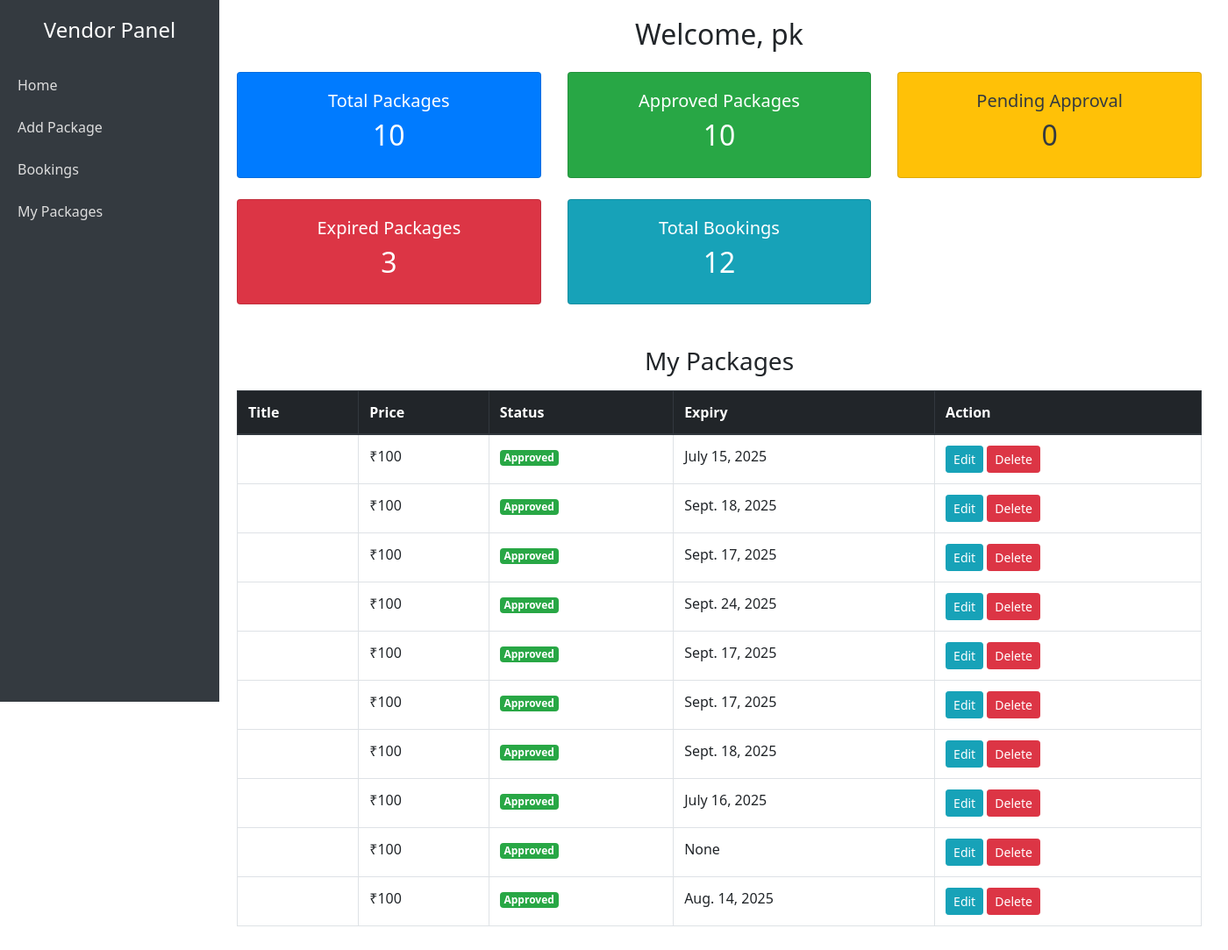
The app's page /vendor_dashboard/ (signed in) with its own data.
### trip/models.py (models this page shows, shortened)
class Package(models.Model):
    img = models.ImageField(upload_to='pic/')
    vendor = models.ForeignKey(User, on_delete=models.CASCADE, related_name='trip_packages')
    name = models.CharField(max_length=255)
    desc = models.TextField()
    price = models.PositiveIntegerField()
    destination = models.CharField(max_length=100)
    is_top = models.BooleanField(default=False)
    expiry_date = models.DateField(null=True, blank=True)
    is_approved = models.BooleanField(default=False)
    objects = PackageManager()

### trip/views.py (the view)
# urls.py: path('vendor_dashboard/', views.vendor_dashboard, name='vendor_dashboard'),
def vendor_dashboard(request):
    if not request.user.is_authenticated:
        return redirect('login')
    today = timezone.now().date()
    vendor = request.user
    vendor_packages = Package.objects.filter(vendor=vendor)
    total_packages = vendor_packages.count()
    approved_packages = vendor_packages.filter(is_approved=True).count()
    pending_packages = vendor_packages.filter(is_approved=False).count()
    expired_packages = vendor_packages.filter(expiry_date__lt=today).count()
    total_bookings = Booking.objects.filter(package__vendor=vendor).count()
    context = {
        'total_packages': total_packages,
        'approved_packages': approved_packages,
        'pending_packages': pending_packages,
        'expired_packages': expired_packages,
        'total_bookings': total_bookings,
        'my_packages': vendor_packages  #
    }
    return render(request, 'dashboard.html', context)

### trip/templates/dashboard.html (shortened to what this page needs)
{% load static %}
<!DOCTYPE html>
<html lang="en">
<head>
  <link rel="stylesheet" href="{% static 'css/bootstrap.min.css' %}">
</head>
<body>
<div class="sidebar">
  <h4 class="text-center mb-4">Vendor Panel</h4>
  <a href="{% url 'index'%}">Home</a>
  <a href="{% url 'create_package' %}">Add Package</a>
  <a href="{% url 'vendor_bookings' %}">Bookings</a>
  <a href="{% url 'all_packages' %}">My Packages</a>
</div>
<div class="content container">
  <h2 class="text-center mb-4">Welcome, {{ request.user.username }}</h2>
  <div class="row text-center">
    <div class="col-md-4">
      <div class="card bg-primary text-white shadow">
        <div class="card-body">
          <h5>Total Packages</h5>
          <h2>{{ total_packages }}</h2>
        </div>
      </div>
    </div>
    <div class="col-md-4">
      <div class="card bg-success text-white shadow">
        <div class="card-body">
          <h5>Approved Packages</h5>
          <h2>{{ approved_packages }}</h2>
        </div>
      </div>
    </div>
    <div class="col-md-4">
      <div class="card bg-warning text-dark shadow">
        <div class="card-body">
          <h5>Pending Approval</h5>
          <h2>{{ pending_packages }}</h2>
        </div>
      </div>
    </div>
    <div class="col-md-4 mt-4">
      <div class="card bg-danger text-white shadow">
        <div class="card-body">
          <h5>Expired Packages</h5>
          <h2>{{ expired_packages }}</h2>
        </div>
      </div>
    </div>
    <div class="col-md-4 mt-4">
      <div class="card bg-info text-white shadow">
        <div class="card-body">
          <h5>Total Bookings</h5>
          <h2>{{ total_bookings }}</h2>
        </div>
      </div>
    </div>
  </div>
  <div class="mt-5">
    <h3 class="text-center mb-3">My Packages</h3>
    <table class="table table-bordered table-hover">
      <thead class="thead-dark">
        <tr>
          <th>Title</th>
          <th>Price</th>
          <th>Status</th>
          <th>Expiry</th>
          <th>Action</th>
        </tr>
      </thead>
      <tbody>
        {% for package in my_packages %}
        <tr>
  <td>{{ package.title }}</td>
  <td>₹{{ package.price }}</td>
  <td>
    {% if package.is_approved %}
      <span class="badge badge-success">Approved</span>
    {% else %}
      <span class="badge badge-warning">Pending</span>
    {% endif %}
  </td>
  <td>{{ package.expiry_date }}</td>
  <td>
    <a href="{% url 'edit_package' package.id %}" class="btn btn-sm btn-info">Edit</a>
    <a href="{% url 'delete_package' package.id %}" class="btn btn-sm btn-danger"
       onclick="return confirm('Are you sure?');">Delete</a>
  </td>
</tr>
        {% empty %}
        <tr>
          <td colspan="5" class="text-center">No packages found.</td>
        </tr>
        {% endfor %}
      </tbody>
    </table>
  </div>
</div>
</body>
</html>

### trip/templates/dashboard.html (style rules this page uses)
body { font-family: 'Segoe UI', sans-serif; }
.sidebar { height: 100vh; background-color: #343a40; padding-top: 20px; position: fixed; width: 250px; color: white; }
.sidebar a { color: #ddd; display: block; padding: 12px 20px; text-decoration: none; }
.content { margin-left: 250px; padding: 20px; }

### records on screen
Package: price "100", is_approved "Approved", expiry_date "July 15, 2025"
Package: price "100", is_approved "Approved", expiry_date "Sept. 18, 2025"
Package: price "100", is_approved "Approved", expiry_date "Sept. 17, 2025"
Package: price "100", is_approved "Approved", expiry_date "Sept. 24, 2025"
Package: price "100", is_approved "Approved", expiry_date "Sept. 17, 2025"
Package: price "100", is_approved "Approved", expiry_date "Sept. 17, 2025"
Package: price "100", is_approved "Approved", expiry_date "Sept. 18, 2025"
Package: price "100", is_approved "Approved", expiry_date "July 16, 2025"
Package: price "100", is_approved "Approved", expiry_date "None"
Package: price "100", is_approved "Approved", expiry_date "Aug. 14, 2025"

### other values on screen
{{ request.user.username }} "pk"
{{ total_packages }} "10"
{{ approved_packages }} "10"
{{ pending_packages }} "0"
{{ expired_packages }} "3"
{{ total_bookings }} "12"
